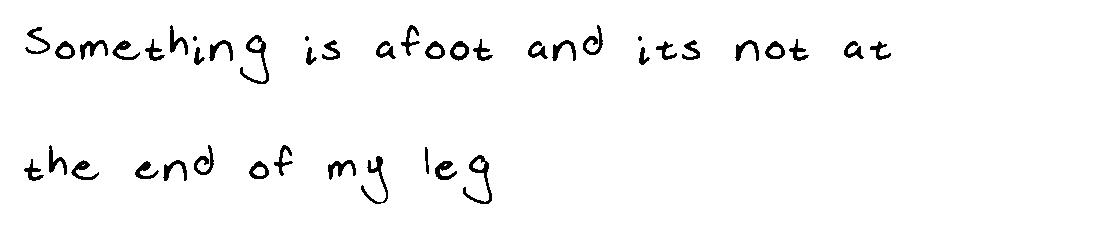
#> input picture ZhangSuen Thinning Algorithm/Something is afoot and its not at the end of my leg.jpg, 1112 x 240 px
$ python ThinningAlgorithm.py
#> lines starting #> are read from the running program, lines starting #| are printed output that depends on the picture; after the words box and inside, x2 and y2 are one past the last pixel; in counts of white or black regions, pixels touching at a corner belong together
import numpy as np
from PIL import Image


def readImage(filename):
    return Image.open(filename).convert('L')
#> returned value is the input picture: PIL image 1112x240 L; min 0, max 255, mean 247.6


def imageToBinary(image, threshold=128, flipped=False):
    """the higher the threshold the more black pixels there will be"""
#> called with threshold = 90, flipped = False
    upper = 255
    lower = 0
    if flipped:
        upper = 0
        lower = 255
    imageArr = np.array(image)
    copyImage = np.copy(imageArr)
    imageArr[copyImage > threshold] = upper
#> imageArr: shape (240, 1112); 3.26% of pixels changed, all inside (x1, y1, x2, y2) = (24, 24, 896, 208)
    imageArr[copyImage <= threshold] = lower
#> imageArr: shape (240, 1112); 97.1% white; 43 black regions (3 under 20 px), largest, box (x1, y1, x2, y2) and area: (240, 35, 269, 84) 366, (463, 155, 492, 204) 366, (361, 156, 388, 204) 308
    return imageArr


def displayImage(imageArr):
    imageArray = np.array(imageArr, dtype=np.uint8)
    img = Image.fromarray(imageArray, 'L')
    img.show()


def saveImage(imageArr, filename):
    imageArray = np.array(imageArr, dtype=np.uint8)
    img = Image.fromarray(imageArray, 'L')
    img.save(filename)


def A(imageArr, pixelX, pixelY):
    p2 = imageArr[pixelX, pixelY - 1]
    p3 = imageArr[pixelX + 1, pixelY - 1]
    p4 = imageArr[pixelX + 1, pixelY]
    p5 = imageArr[pixelX + 1, pixelY + 1]
    p6 = imageArr[pixelX, pixelY + 1]
    p7 = imageArr[pixelX - 1, pixelY + 1]
    p8 = imageArr[pixelX - 1, pixelY]
    p9 = imageArr[pixelX - 1, pixelY - 1]
    pixels = [-1, p2, p3, p4, p5, p6, p7, p8, p9]

    numberOfTransitionsFromWhiteToBlack = 0
    PreviousPixel = pixels[1]
    for i in range(1, 10):
        if i == 9:
            if pixels[8] == 255 and pixels[1] == 0:
                numberOfTransitionsFromWhiteToBlack += 1
        else:
            if pixels[i] == 0 and PreviousPixel == 255:  # black pixel is 0, white pixel is 255
                numberOfTransitionsFromWhiteToBlack += 1
            PreviousPixel = pixels[i]
    return numberOfTransitionsFromWhiteToBlack


def B(imageArr, pixelX, pixelY):
    p2 = imageArr[pixelX, pixelY - 1]
    p3 = imageArr[pixelX + 1, pixelY - 1]
    p4 = imageArr[pixelX + 1, pixelY]
    p5 = imageArr[pixelX + 1, pixelY + 1]
    p6 = imageArr[pixelX, pixelY + 1]
    p7 = imageArr[pixelX - 1, pixelY + 1]
    p8 = imageArr[pixelX - 1, pixelY]
    p9 = imageArr[pixelX - 1, pixelY - 1]
    pixels = [-1, p2, p3, p4, p5, p6, p7, p8, p9]

    numberOfBlackPixels = 0
    for i in range(1, 9):
        if pixels[i] != 0:
            numberOfBlackPixels += 1
    return numberOfBlackPixels


def has8Neighbors(imageArr, pixelX, pixelY):
    if pixelX - 1 < 0 or pixelY - 1 < 0 or pixelX + 1 >= imageArr.shape[0] or pixelY + 1 >= imageArr.shape[1]:
        return False
    else:
        return True


def checkNESW(N, E, S, W, imageArr, pixelX, pixelY):
    """
    This checks if the pixel has at least one neighbor in the directions specified
    """
    if N:
        if imageArr[pixelX, pixelY - 1] == 255:
            return True
    if E:
        if imageArr[pixelX + 1, pixelY] == 255:
            return True
    if S:
        if imageArr[pixelX, pixelY + 1] == 255:
            return True
    if W:
        if imageArr[pixelX - 1, pixelY] == 255:
            return True
    return False


def pass1(imageArr, pixelX, pixelY):
    pixelMarkedForDeletion = False
    if A(imageArr, pixelX, pixelY) == 1:
        if 2 <= B(imageArr, pixelX, pixelY) <= 6:
            if checkNESW(True, True, True, False, imageArr, pixelX, pixelY):
                if checkNESW(False, True, True, True, imageArr, pixelX, pixelY):
                    pixelMarkedForDeletion = True
    return pixelMarkedForDeletion


def pass2(imageArr, pixelX, pixelY):
    pixelMarkedForDeletion = False
    if A(imageArr, pixelX, pixelY) == 1:
        if 2 <= B(imageArr, pixelX, pixelY) <= 6:
            if checkNESW(True, True, False, True, imageArr, pixelX, pixelY):
                if checkNESW(True, False, True, True, imageArr, pixelX, pixelY):
                    pixelMarkedForDeletion = True
    return pixelMarkedForDeletion


def zhangSuenThinning(imageArr):
    somethingChanged = True
    counter = 0
    while somethingChanged:
        somethingChanged = False
        markerImage = np.zeros(imageArr.shape)
        blackPixels = np.where(imageArr == 0)  # if the pixel is white then skip it
        for (x, y) in zip(blackPixels[0], blackPixels[1]):
            if not has8Neighbors(imageArr, x, y):
                continue
            if pass1(imageArr, x, y):
                markerImage[x, y] = 255
                somethingChanged = True
        imageArr = imageArr + markerImage

        markerImage = np.zeros(imageArr.shape)
        blackPixels = np.where(imageArr == 0)  # if the pixel is white then skip it
        for (x, y) in zip(blackPixels[0], blackPixels[1]):
            if not has8Neighbors(imageArr, x, y):
                continue
            if pass2(imageArr, x, y):
                markerImage[x, y] = 255
                somethingChanged = True
        imageArr = imageArr + markerImage

        if not somethingChanged:
            return imageArr
        counter += 1
        print("something changed: ", counter)
#> this loop made 4 passes
#> pass 1, in zhangSuenThinning, `imageArr = imageArr + markerImage`:
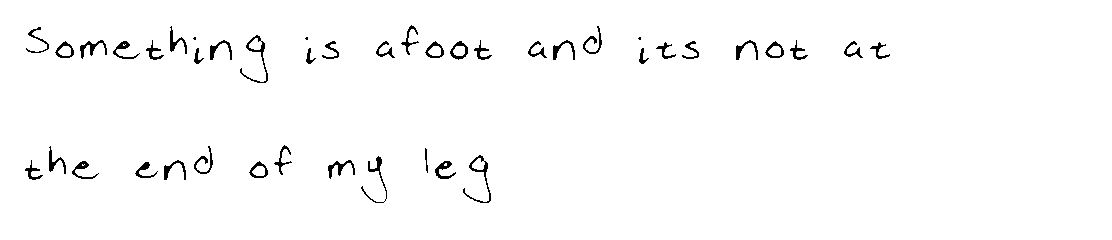
#> imageArr: shape (240, 1112) float64; 98.1% white; black in thin lines or dots, all inside (x1, y1, x2, y2) = (25, 25, 890, 203)
#> pass 1, in zhangSuenThinning, `imageArr = imageArr + markerImage`:
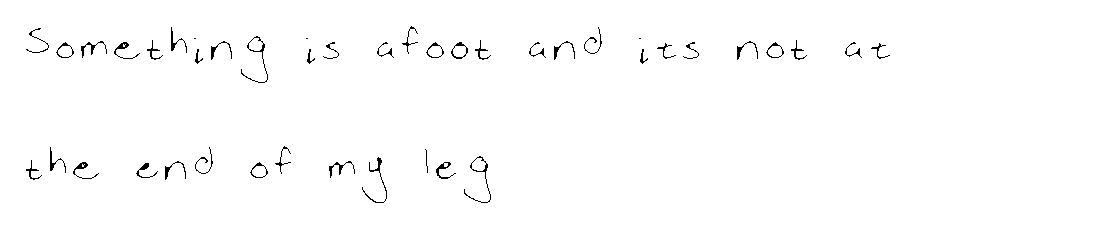
#> imageArr: shape (240, 1112) float64; 98.9% white; black in thin lines or dots, all inside (x1, y1, x2, y2) = (26, 26, 890, 203)
#> pass 2, in zhangSuenThinning, `imageArr = imageArr + markerImage`:
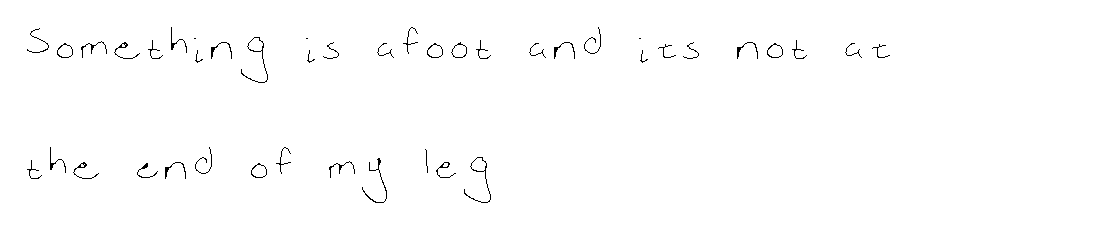
#> imageArr: shape (240, 1112) float64; 99.2% white; black in thin lines or dots, all inside (x1, y1, x2, y2) = (27, 27, 890, 203)
#> pass 2, in zhangSuenThinning, `imageArr = imageArr + markerImage`:
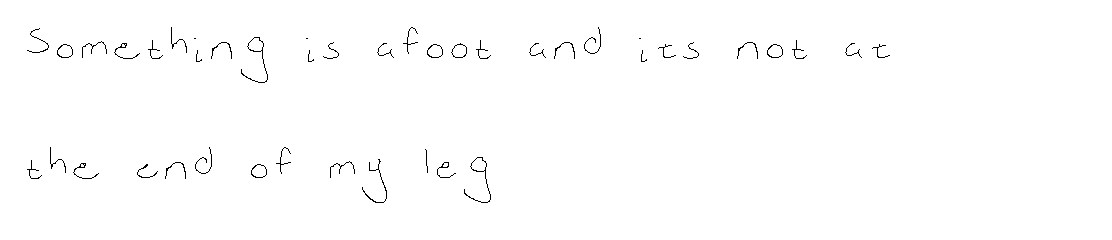
#> imageArr: shape (240, 1112) float64; 99.3% white; black in thin lines or dots, all inside (x1, y1, x2, y2) = (27, 27, 890, 203)
#> after the loop: markerImage: shape (240, 1112) float64; every value is 0
#> after the loop, counter = 3


if __name__ == '__main__':
    image = readImage('Something is afoot and its not at the end of my leg.jpg')
    image = imageToBinary(image, threshold=90)
    displayImage(image)
    image = zhangSuenThinning(image)
    displayImage(image)
    saveImage(image, 'Something is afoot and its not at the end of my leg - thinned.jpg')
